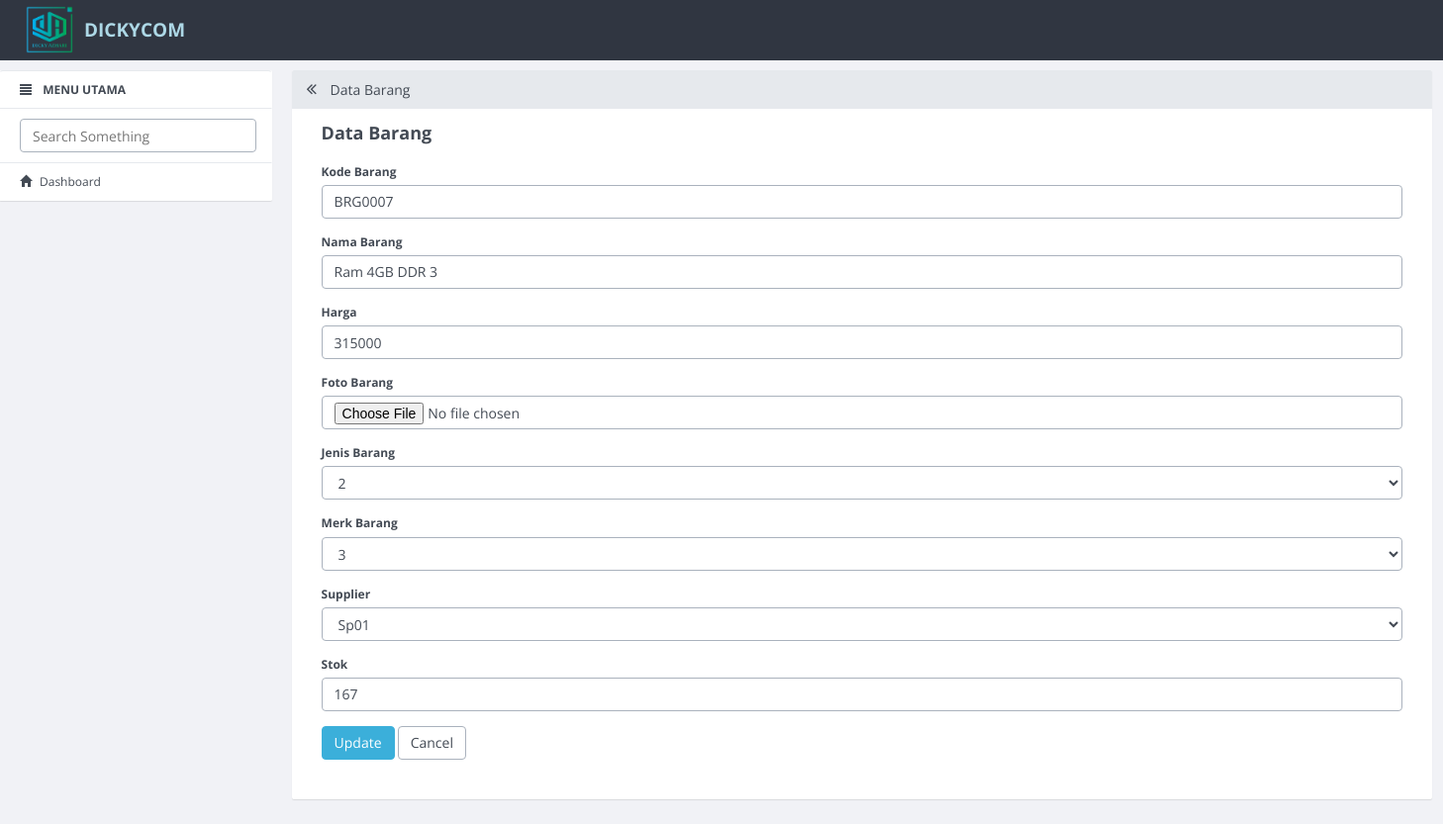
/barang/update/7, run on the app's committed database.
### tables this page shows
CREATE TABLE `barang` (
  `id_barang` int(11) NOT NULL,
  `kode_barang` varchar(10) DEFAULT NULL,
  `nama_barang` varchar(50) DEFAULT NULL,
  `harga` int(11) DEFAULT NULL,
  `stok` int(5) DEFAULT NULL,
  `foto_barang` varchar(100) DEFAULT NULL,
  `id_jenis` int(11) DEFAULT NULL,
  `id_merk` int(11) DEFAULT NULL,
  `kode_supplier` varchar(10) DEFAULT NULL
);

### application/controllers/Barang.php (called while the page is built, shortened)
<?php
class Barang extends CI_Controller
{
    function __construct()
    {
        $this->load->model('Barang_model');
        $this->load->model('No_urut');
        $this->load->library('form_validation');
    }
    public function update($id)
    {
        $row = $this->Barang_model->get_by_id($id);
        if ($row) {
            $data = array(
                'button' => 'Update',
                'action' => site_url('barang/update_action'),
		'id_barang' => set_value('id_barang', $row->id_barang),
		'kode_barang' => set_value('kode_barang', $row->kode_barang),
		'nama_barang' => set_value('nama_barang', $row->nama_barang),
		'harga' => set_value('harga', $row->harga),
        'stok' => set_value('stok', $row->stok),
        'id_jenis' => set_value('id_jenis', $row->id_jenis),
        'id_merk' => set_value('id_merk', $row->id_merk),
		'kode_supplier' => set_value('kode_supplier', $row->kode_supplier),
        'konten' => 'barang/barang_form',
            'judul' => 'Data Barang',
	    );
            $this->load->view('v_index', $data);
        } else {
            $this->session->set_flashdata('message', 'Record Not Found');
            redirect(site_url('barang'));
        }
    }
}

### index.php (called while the page is built, shortened)
<?php
require_once BASEPATH.'core/CodeIgniter.php';

### application/models/Barang_model.php (called while the page is built, shortened)
<?php
class Barang_model extends CI_Model
{
    public $table = 'barang';
    public $id = 'id_barang';
    function get_by_id($id)
    {
        $this->db->where($this->id, $id);
        return $this->db->get($this->table)->row();
    }
}

### application/views/barang/barang_form.php (the view, shortened to what this page needs)
<form action="<?php echo $action; ?>" method="post" enctype="multipart/form-data">
        <div class="form-group">
            <label for="varchar">Kode Barang <?php echo form_error('kode_barang') ?></label>
            <input type="text" class="form-control" name="kode_barang" id="kode_barang" placeholder="Kode Barang" value="<?php echo $kode_barang; ?>" />
        </div>
        <div class="form-group">
            <label for="varchar">Nama Barang <?php echo form_error('nama_barang') ?></label>
            <input type="text" class="form-control" name="nama_barang" id="nama_barang" placeholder="Nama Barang" value="<?php echo $nama_barang; ?>" />
        </div>
        <div class="form-group">
            <label for="int">Harga <?php echo form_error('harga') ?></label>
            <input type="text" class="form-control" name="harga" id="harga" placeholder="Harga" value="<?php echo $harga; ?>" />
        </div>
        <div class="form-group">
            <label for="int">Foto Barang </label>
            <input type="file" class="form-control" name="foto_barang" />
        </div>
        <div class="form-group">
            <label for="int">Jenis Barang </label>
            <select name="id_jenis" class="form-control">
                <option value="<?php echo $id_jenis ?>"><?php echo $id_jenis ?></option>
            </select>
        </div>
        <div class="form-group">
            <label for="int">Merk Barang </label>
            <select name="id_merk" class="form-control">
                <option value="<?php echo $id_merk ?>"><?php echo $id_merk ?></option>
            </select>
        </div>
        <div class="form-group">
            <label for="int">Supplier </label>
            <select name="kode_supplier" class="form-control">
                <option value="<?php echo $kode_supplier ?>"><?php echo $kode_supplier ?></option>
            </select>
        </div>
        <div class="form-group">
            <label for="int">Stok <?php echo form_error('stok') ?></label>
            <input type="text" class="form-control" name="stok" id="stok" placeholder="Stok" value="<?php echo $stok; ?>" />
        </div>
        <button type="submit" class="btn btn-primary"><?php echo $button ?></button>
        <a href="<?php echo site_url('barang') ?>" class="btn btn-default">Cancel</a>
    </form>

### data on the page
barang: kode_barang "BRG0007", nama_barang "Ram 4GB DDR 3", harga "315000", id_jenis "2", id_merk "3", kode_supplier "Sp01", stok "167"

### other printed values
$judul "Data Barang"
$button "Update"
